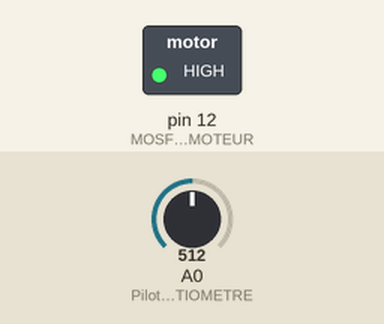
Simulated run of this sketch. Board: Arduino Uno, built with avr-gcc and run on an emulated ATmega328P. Parts: switched loads named in the sketch (green lamp = pin HIGH). The inputs (shaded band) are chosen by the test bench; at power-on: A0 (Pilotage_du_POTENTIOMETRE) = 512. What the sketch prints to the serial monitor is not drawn.

Above: at 1.2 s.
1.3 s: A0 (Pilotage_du_POTENTIOMETRE) set to 498
At 2.5 s:
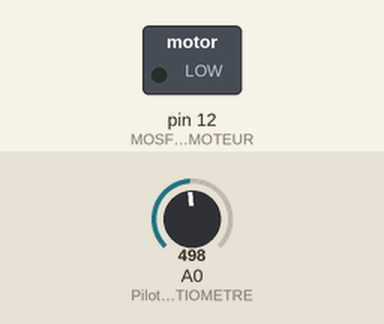
2.8 s: A0 (Pilotage_du_POTENTIOMETRE) set to 511
At 3.7 s:
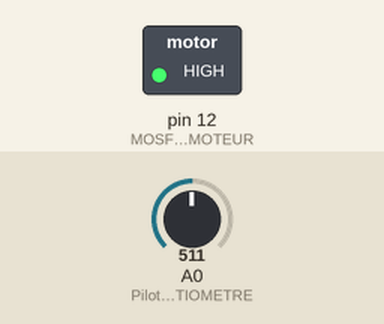
4.3 s: A0 (Pilotage_du_POTENTIOMETRE) set to 425
At 4.9 s:
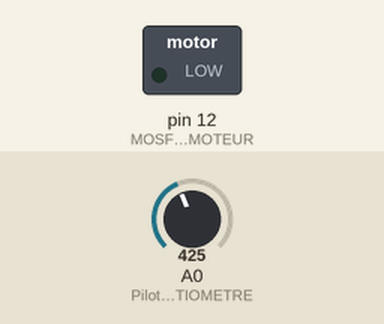
Timing chart, 0 to 7.3 s (numbered marks = the images above; inputs shaded):
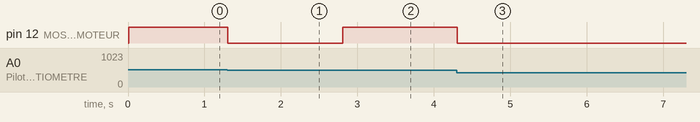

Measured:
- the behaviour switches between 507 and 506 on A0 (Pilotage_du_POTENTIOMETRE) (found by bisection; images 0 and 1)
- after the input at 1.3 s, pin 12 (MOSFET_MOTEUR): HIGH → LOW at once
- after the input at 2.8 s, pin 12 (MOSFET_MOTEUR): LOW → HIGH at once
- after the input at 4.3 s, pin 12 (MOSFET_MOTEUR): HIGH → LOW at once

The sketch:

autoWateringAutonome.ino
```cpp
#include <DS3231.h>
#include <Wire.h>
#include <avr/sleep.h>  // AVR library for controlling the sleep modes

/* ========================== */
/* --> Constante <-- */
/* ========================== */
#define DEBUG 1          //Used only When true
#define MOSFET_MOTEUR 12 // Digital pin D9 where is connected MOSFET
//#define MOSFET_BATTERIE 12 // Digital pin D9 where is connected MOSFET
#define WAKE_INTERRUPT 2     // Digital pin D2 where is connected RTC SQW pin
#define LED_PIN 4        // Digital pin D4 where is connected LED
#define BUTTON_PIN 5     // Digital pin D5 where is connected BUTTON
//Pour la LED
#define DELAY_SEUIL_MAX 871   // Seuil max clignote toutes les 2 secondes
#define DELAY_SEUIL_MID 435   // Seuil middle clignote toutes les 1 seconde
#define DELAY_SEUIL_MIN 291   // Seuil min clignote toutes les 0.5 seconde
#define DELAY_FLASH_MAX 2000  // Seuil max clignote toutes les 2 secondes
#define DELAY_FLASH_MID 1000  // Seuil middle clignote toutes les 1 seconde
#define DELAY_FLASH_MIN 500  // Seuil middle clignote toutes les 1 seconde
//Pour le MOTEUR
#define POT_BORN_VALUE_MIN 0   // Valeur min du potentiometre gérant le moteur
#define POT_BORN_VALUE_MAX 255 // Valeur max  potentiometre gérant le moteur
#define POT_SPEED_VALUE_MIN 0   // Valeur min du potentiometre gérant le moteur
#define POT_SPEED_VALUE_MAX 1010 // Valeur max  potentiometre gérant le moteur
//Pour la LED
#define LED_PIN (5) // Blink Before sleeping

#define SERIAL_INTERFACE 115200 //


/*-----------------------------------------*/
// Variables déclaration
/*-----------------------------------------*/
// A struct is a structure of logical variables used as a complete unit
struct ts {
uint8_t mySec ; // Seconds
uint8_t myMin;  // Minutes
uint8_t myHour; // Hours
uint8_t monthDay; // Day of the month
uint8_t myMonth;  // Month
int16_t myYear; // Year
uint8_t myWeekDay; // Day of the week
uint8_t myYearDay; // Day in the year
uint8_t isdst ; // daylight saving time
uint8_t shortYear; // year in short notation
};
/*-----------------------------------------*/
DS3231 myClock;           // Création d'une horloge RTC DS3231
volatile int myFlag = 0;
int myPotentiometre = 0;  // Initialisation de la valeur du potentiomètre faisant tourner le moteur
int myTensionBatt = 0;    // Initialisation de la valeur du test de la batterie
int myDelayFlashLed = 0;  // Delay pour le flash de la LED


void initPinMode() {
#if DEBUG
 Serial.println("Initialisation des PIN");
#endif

  /*---------------------------------
  MOSFET
  ---------------------------------
  pinMode(MOSFET_MOTEUR, OUTPUT); //pilotage du MOSFET gérant le moteur
  pinMode(LED_PIN, OUTPUT); //pilotage de la LED déterminant le niveau de la batterie

/*---------------------------------
  POTENTIOMETRE
  ---------------------------------
  pinMode(PIN_A0, INPUT); //Pilotage du POTENTIOMETRE de régulation du moteur
  pinMode(PIN_A1, INPUT); //Pilotage du POTENTIOMETRE de régulation de la batterie

/*---------------------------------
  Write Information for Motor and Led
  ---------------------------------
  analogWrite(MOSFET_MOTEUR, 0);
  digitalWrite(LED_PIN, HIGH); //Activation de la LED

/*---------------------------------
  RTC DS3231
  ---------------------------------
  SQW -> Arduino D2 (Needs to be an interrupt capable pin)
  ---------------------------------
*/
pinMode(WAKE_INTERRUPT, INPUT_PULLUP); // Set alarm pin as pullup


} //Fin initPinMode

void initVariables() {
#if DEBUG
 Serial.println("Initialisation des variables");
#endif
    myDelayFlashLed = DELAY_FLASH_MAX;
}

void initMyRTC() {
#if DEBUG
 Serial.println("Initialisation Horloge");
#endif

/*---------------------------------
  POUR RAPPEL - Connections
  ---------------------------------
  SDA -> Arduino Analog (SDA pin)
  SCL -> Arduino Analog (SCL pin)
  VCC -> Arduino 5V
  GND -> Arduino GND
  SQW -> Arduino D2 (Needs to be an interrupt capable pin)
  ---------------------------------
  Clear the current alarm (puts DS3231 INT high)
*/
//myClock.

#if DEBUG
  Serial.println("Setup RTC completed.");
#endif
}

void testTensionBatterie() {
#if DEBUG
 Serial.println("Test tension batterie");
#endif

  myTensionBatt = analogRead(PIN_A1);

  digitalWrite(LED_PIN, HIGH);
  delay(myDelayFlashLed); // Wait for DelayFlash millisecond(s)
  digitalWrite(LED_PIN, LOW);

  delay(myDelayFlashLed); // Wait for DelayFlash millisecond(s)

  //Plus la tension de la batterie est faible plus la led clignote vite
  if (myTensionBatt <= DELAY_SEUIL_MIN) {
    myDelayFlashLed = DELAY_FLASH_MIN;
  } else if (myTensionBatt <= DELAY_SEUIL_MAX and myTensionBatt >= DELAY_SEUIL_MID) {
    myDelayFlashLed = DELAY_FLASH_MID;
  } else {
    myDelayFlashLed = DELAY_FLASH_MAX;
  }

}

void regulationVitesseMoteur() {
#if DEBUG
 Serial.println("Test de la régulation de la vitesse du moteur");
#endif

  int myValeur_Moteur = 0;

  myPotentiometre = analogRead(PIN_A0);

#if DEBUG
  //Affiche la valeur du potentiomètre sur le moniteur série
  Serial.print("Potentiometre : "); Serial.println(myPotentiometre);
#endif

  // Ongère les bornes Max et Min du potentiometre
  if (myPotentiometre < 184)
  {
    myPotentiometre = 184;
  }
  // Valeur max du potentiometre
  if (myPotentiometre > 873)
  {
    myPotentiometre = 873;
  }

  //Definir la valeur à envoyer au moteur : 184 => 0 et 873 => 255)
  myValeur_Moteur = map(myPotentiometre, POT_SPEED_VALUE_MIN, POT_SPEED_VALUE_MAX, 0, 255);

#if DEBUG
  //Affiche la valeur du potentiomètre sur le moniteur série
  Serial.print("Moteur : "); Serial.println(myValeur_Moteur); //Affiche la valeur du potentiomètre sur le moniteur série
#endif

  // Envoie de la valeur de sortie au moteur
  analogWrite(MOSFET_MOTEUR, myValeur_Moteur);

  /*
  delay(DELAY_SEUIL_MIN);

  digitalWrite(MOSFET_MOTEUR, HIGH); //Activation du MOTEUR
*/
}

void setup() {

  Serial.begin(SERIAL_INTERFACE); //Initialise la vitesse de communication

#if DEBUG
 Serial.println("Dans le setup");
#endif

  Wire.begin();

  //Initialisation
  initPinMode();
  initVariables();
  initMyRTC();
}

void loop() {
#if DEBUG
 Serial.println("Dans le loop");
#endif

  //myPotentiometre = analogRead(PIN_A0);

 // analogWrite(MOSFET_MOTEUR, myPotentiometre);

  //testTensionBatterie();

  regulationVitesseMoteur();
}
```
